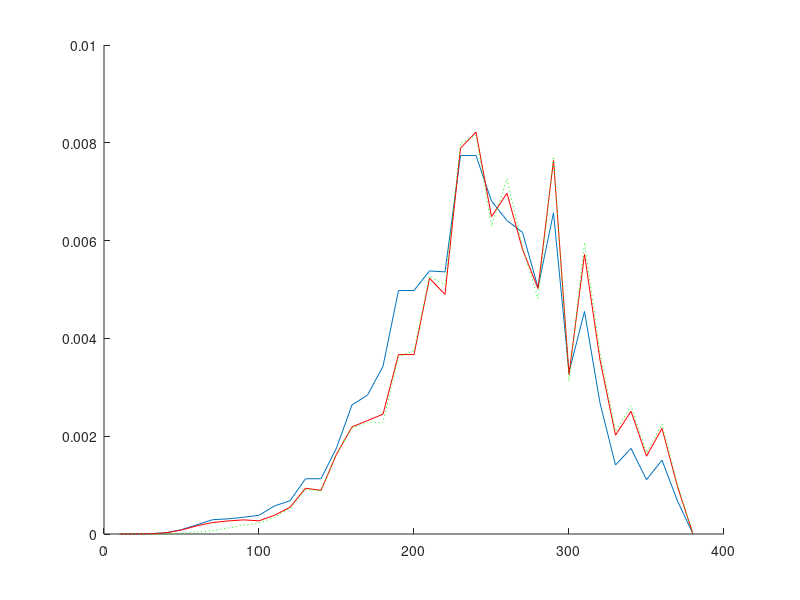

Here is the MATLAB script that generated this plot:
 clear fqdokkarm
 % ====================================================
 % Input filename: PROBE8.dat
 % ====================================================
 % Plot1 = 1950.0; Plot2 = 1800.0; Gdok = 0.583; Gm = 0.207;
 % Nfr =  3; JZ = 1; Cycles =  1; N =     20; GSV = 2;
 Gfr = [0.103E-01 0.504E+00 0.486E+00  ];
 Dfr = [0.100E-04 0.500E-04 0.113E-03 0.180E-03 0.160E-03 0.315E-03 ];
 %_____________________________________________________
  Dmin =          10 ; % mkm
  Di =          10 ; % mkm
  Dj =          10 ; % mkm
 % Nkarm/Nmkm(min, max) = [   3.000000       100.0000     ];
 % k5 =  0.2500000     ;
 % Statistical significance P(alpha)=  0.000000000000000E+000 ;
 % eps =  5.0000001E-02 ;
 % Calculation variant =           0 ;
 % P(karm-in-karm) coef =   8.200000     ;
 % P(karm-in-MKM) coef =   7.730000     ;
 % Zok* =  0.0000000E+00 ;
 % Fractions used to form pockets:
 sfr = [0.100E+01 0.100E+01 0.000E+00  ];
 
 
 % ====================================================
 %				Calculation	Results                  
 % ====================================================
 
 % Cycles:           1
 % Total basic particles number:
 Nbase =          20 +          20 ;
 % Total defined pockets number:
 Nkarm =                  2500 ;
 % Total calls of random generator:
 NFX =                   399 ;  NFY =                 17906 ;
 NFQ =                   109 ;  NFW =                  1638 ;
 % Accuracy of random numbers modeling :
 epsx(1)=  4.1413009E-02 ; epsx(2)=  4.0232837E-02 ; epsx(3)=  9.2208385E-04 ;
 epsx(4)=  8.4173679E-04 ; epsx(5)=  6.5205514E-02 ; epsx(6)=  1.7599523E-02 ;
 
 %_______________Local structure analysis______________
 % Medium coef [(Lij/Ddok)+1]:   2.624473     ;
 % Medium number of bridges:   4.150000    
 % Medium ratio between number of pockets and bridges :   12.13294    
 % Medium fraction of paricles number in jammed pack:  4.3351367E-02
 % Medium number of conditions breakings:
 %    1) Dok > Dmax      :  0.0000000E+00
 %    2) Dok < Dmin      :  0.0000000E+00
 %    3) Dbase < 0.5Dok  :   6.150000    
 %    4) Dbase > 2.0Dok  :   357.0750    
 %    5) l > 4.7Dbase    :   2.400000    
 %    6) Nkarm = 0       :  0.0000000E+00
 %    7) Nmkm < 2        :  0.2500000    
 %    8) Nkarm/Nmkm < min:  5.0000001E-02
 %    9) Nkarm/Nmkm > max:  0.1000000    
 
 %___________________Dok parameters____________________
 % Mass-medium diameter of all Dok particles, mkm:
 Dok43a =  189.57; %(analytical calculation, all particles)
 Dok43all = [ 191.83  191.90]; %(all particles, 2 variants)
 Dok43(1) =  143.35; %(basic only)
 Dok43(2) =  144.22; %(surrounding only)
 % Accuracy of all Dok particles sizes modeling:
 epsalldok =  1.1910738E-02 ;
 % Accuracy of basic and surrounding Dok particles sizes modeling:
 epsdok(1) =  7.2440825E-02 ; epsdok(2) =  1.0610709E-02 ;
 Ddok_max =  315.00; %(maximum size of all particles)
 % Standard deviation of all Dok particles, mkm:
 Dok43sd =   58.87; %(analytical calculation, all particles)
 % Accuracy of Dok fractions distribution function modeling:
 epsdokfr = [0.960E-04 0.659E-02 0.233E-01  ];
 % Total fraction of homogenized oxidizer:
 fineoxy_fr =  0.4860000     ;
 
 %________________Pockets parameters___________________
 % Accuracy of pockets distribution function modeling:
 epsfkarm =  0.1231227     ;
 % Accuracy of pockets distribution moments determination (4-th and 3-th):
 epsmkarm(1)=  9.6535206E-02 ; epsmkarm(2)=  7.6420940E-02 ;
 % Mass-medium size of pockets (var. #1), mkm:
 Dkarm43(1) =  236.03;
 % Mass-medium size of pockets (var. #2)and standard deviation, mkm:
 Dkarm43(2) =  236.11; Dkarm43sd =   57.65; %( 0.244 relative)
 % Cor. mass-medium size of pockets and standard deviation (cor. var. #1), mkm:
 Dkarm43_cor(1) =  245.17; Dkarm43sd_cor(1) =  57.95; %( 0.236 relative)
 % Cor. mass-medium size of pockets and standard deviation (cor. var. #2), mkm:
 Dkarm43_cor(2) =  247.14; Dkarm43sd_cor(2) =  56.22; %( 0.227 relative)
 % Medium size of pockets, mkm:
 Dkarm10 =  143.56;
 % Cor. medium size of pockets (cor. var. #1), mkm:
 Dkarm10_cor =  149.68;
 
 % <Zkarm>
 % Mass fraction of pockets in <binder-metal> composition (not corrected):
 Zkarm =   0.7989844      ;
 % Cor. (var. #1, #2) mass fraction of pockets  in <binder-metal> composition:
 Zkarm_cor = [  0.7989844      0.8034456      ];
 
 % <Agglomerates>
 % Pocket to Agglomerate size coefficient:
 da_coef =   0.6363022     ;
 % Mass medium size of agglomerates (normal var. #1,2  and cor. var. #1,2):
 Dagg43(1) =  150.18;
 Dagg43(2) =  150.24;
 Dagg43_cor(1) =  156.01;
 Dagg43_cor(2) =  157.26;
 
 %___________Interpocket bridges parameters____________
 % Medium MKM/Dok size between Dok particles:
 Dqmkm1 = 0.1690;
 % Medium MKM/Dol size between pockets:
 Dqmkm2 = 0.5831;
 
 
 %__________________Functions__________________________
 
 % <Dok>
 % Mass density distribution function of all dok <particles> sizes (step = 10mkm)
 fmdok = [0.000E+00 0.251E-03 0.252E-03 0.254E-03 0.256E-03 0.000E+00...
          0.000E+00 0.000E+00 0.000E+00 0.000E+00 0.000E+00 0.509E-02...
          0.728E-02 0.735E-02 0.752E-02 0.718E-02 0.980E-02 0.112E-01...
          0.288E-02 0.295E-02 0.350E-02 0.289E-02 0.333E-02 0.303E-02...
          0.320E-02 0.365E-02 0.219E-02 0.258E-02 0.470E-02 0.260E-02...
          0.393E-02 0.215E-02 0.000E+00  ];
 
 % <Pockets>
 % Mass density distribution function of <pocket>sizes (step = 10mkm):
 fmkarm = [0.669E-07 0.107E-05 0.775E-05 0.245E-04 0.885E-04 0.188E-03...
           0.292E-03 0.310E-03 0.342E-03 0.384E-03 0.574E-03 0.680E-03...
           0.113E-02 0.113E-02 0.176E-02 0.264E-02 0.284E-02 0.343E-02...
           0.498E-02 0.498E-02 0.538E-02 0.536E-02 0.774E-02 0.774E-02...
           0.681E-02 0.641E-02 0.617E-02 0.504E-02 0.657E-02 0.331E-02...
           0.455E-02 0.268E-02 0.141E-02 0.175E-02 0.111E-02 0.151E-02...
           0.675E-03 0.000E+00  ];
 % Cor. mass density distribution function of <pocket> sizes (step = 10mkm)(cor. var #1):
 fmkarm_cor = [0.679E-07 0.781E-06 0.582E-05 0.242E-04 0.817E-04 0.168E-03...
               0.234E-03 0.267E-03 0.289E-03 0.270E-03 0.383E-03 0.547E-03...
               0.936E-03 0.893E-03 0.163E-02 0.219E-02 0.232E-02 0.245E-02...
               0.367E-02 0.367E-02 0.523E-02 0.490E-02 0.789E-02 0.822E-02...
               0.649E-02 0.697E-02 0.582E-02 0.502E-02 0.764E-02 0.326E-02...
               0.572E-02 0.356E-02 0.202E-02 0.251E-02 0.159E-02 0.216E-02...
               0.969E-03 0.000E+00  ];
 % Cor. mass density distribution function of  <pocket> sizes (step = 10mkm)(cor. var#2):
 fmkarm_cor2 = [0.000E+00 0.000E+00 0.000E+00 0.106E-05 0.196E-04 0.415E-04...
                0.673E-04 0.123E-03 0.181E-03 0.224E-03 0.339E-03 0.524E-03...
                0.914E-03 0.880E-03 0.164E-02 0.217E-02 0.228E-02 0.228E-02...
                0.363E-02 0.375E-02 0.527E-02 0.510E-02 0.799E-02 0.816E-02...
                0.630E-02 0.726E-02 0.587E-02 0.482E-02 0.771E-02 0.314E-02...
                0.596E-02 0.370E-02 0.210E-02 0.262E-02 0.166E-02 0.225E-02...
                0.101E-02 0.000E+00  ];
 % Numeric density distribution function of  <pocket> sizes (step = 10mkm):
 fqkarm = [0.720E-03 0.164E-02 0.256E-02 0.320E-02 0.556E-02 0.668E-02...
           0.628E-02 0.440E-02 0.328E-02 0.264E-02 0.296E-02 0.264E-02...
           0.340E-02 0.272E-02 0.336E-02 0.420E-02 0.372E-02 0.376E-02...
           0.464E-02 0.396E-02 0.368E-02 0.320E-02 0.400E-02 0.352E-02...
           0.272E-02 0.228E-02 0.196E-02 0.144E-02 0.168E-02 0.760E-03...
           0.960E-03 0.520E-03 0.240E-03 0.280E-03 0.160E-03 0.200E-03...
           0.800E-04 0.000E+00  ];
 % Cor. numeric density distribution function of <pocket> sizes (step = 10mkm)(cor. var #1):
 fqkarm_cor = [0.719E-03 0.144E-02 0.229E-02 0.353E-02 0.582E-02 0.680E-02...
               0.569E-02 0.431E-02 0.320E-02 0.209E-02 0.229E-02 0.242E-02...
               0.320E-02 0.242E-02 0.353E-02 0.399E-02 0.346E-02 0.307E-02...
               0.386E-02 0.333E-02 0.405E-02 0.333E-02 0.464E-02 0.425E-02...
               0.294E-02 0.281E-02 0.209E-02 0.163E-02 0.222E-02 0.850E-03...
               0.137E-02 0.784E-03 0.392E-03 0.458E-03 0.261E-03 0.327E-03...
               0.131E-03 0.000E+00  ];
 
 % <MKM/Dok>
 % Density distribution function of MKM/Dok between Dok particles (step = 0.01)
 fqmkm1 = [0.000E+00 0.000E+00 0.159E-01 0.000E+00 0.000E+00 0.000E+00...
           0.000E+00 0.000E+00 0.000E+00 0.159E-01 0.000E+00 0.000E+00...
           0.000E+00 0.000E+00 0.000E+00 0.000E+00 0.159E-01 0.000E+00...
           0.000E+00 0.000E+00 0.000E+00 0.000E+00 0.000E+00 0.000E+00...
           0.000E+00 0.159E-01 0.159E-01 0.000E+00 0.000E+00 0.000E+00...
           0.000E+00 0.000E+00 0.000E+00 0.000E+00 0.159E-01 0.000E+00...
           0.000E+00 0.000E+00 0.000E+00 0.000E+00 0.159E-01 0.000E+00...
           0.000E+00 0.000E+00 0.159E-01 0.000E+00 0.000E+00 0.000E+00...
           0.000E+00 0.000E+00 0.000E+00 0.000E+00 0.000E+00 0.000E+00...
           0.000E+00 0.000E+00 0.159E-01 0.000E+00 0.000E+00 0.000E+00...
           0.000E+00 0.000E+00 0.000E+00 0.000E+00 0.000E+00 0.000E+00...
           0.000E+00 0.000E+00 0.000E+00 0.000E+00 0.000E+00 0.000E+00...
           0.000E+00 0.000E+00 0.000E+00 0.000E+00 0.000E+00 0.000E+00...
           0.317E-01 0.000E+00 0.000E+00 0.000E+00 0.000E+00 0.159E-01...
           0.000E+00 0.000E+00 0.000E+00 0.000E+00 0.000E+00 0.000E+00...
           0.000E+00 0.000E+00 0.000E+00 0.000E+00 0.159E-01 0.000E+00...
           0.000E+00 0.000E+00 0.000E+00 0.000E+00 0.000E+00 0.000E+00...
           0.000E+00 0.159E-01 0.159E-01 0.000E+00 0.000E+00 0.159E-01...
           0.000E+00 0.000E+00 0.000E+00 0.159E-01 0.159E-01 0.000E+00...
           0.000E+00 0.000E+00 0.000E+00 0.000E+00 0.000E+00 0.000E+00...
           0.000E+00 0.000E+00 0.000E+00 0.000E+00 0.000E+00 0.000E+00...
           0.000E+00 0.159E-01 0.159E-01 0.000E+00 0.000E+00 0.000E+00...
           0.000E+00 0.000E+00 0.000E+00 0.000E+00 0.000E+00 0.159E-01...
           0.000E+00 0.000E+00 0.000E+00 0.000E+00 0.000E+00 0.000E+00...
           0.000E+00 0.159E-01 0.000E+00 0.000E+00 0.000E+00 0.000E+00...
           0.000E+00 0.000E+00 0.000E+00 0.000E+00 0.000E+00 0.000E+00...
           0.000E+00 0.000E+00 0.000E+00 0.159E-01 0.000E+00 0.000E+00...
           0.159E-01 0.159E-01 0.000E+00 0.000E+00 0.000E+00 0.000E+00...
           0.000E+00 0.159E-01 0.000E+00 0.317E-01 0.000E+00 0.000E+00...
           0.159E-01 0.000E+00 0.000E+00 0.000E+00 0.159E-01 0.000E+00...
           0.000E+00 0.000E+00 0.000E+00 0.000E+00 0.000E+00 0.000E+00...
           0.000E+00 0.000E+00 0.000E+00 0.159E-01 0.000E+00 0.000E+00...
           0.000E+00 0.000E+00 0.000E+00 0.000E+00 0.159E-01 0.000E+00...
           0.000E+00 0.000E+00 0.159E-01 0.159E-01 0.000E+00 0.000E+00...
           0.000E+00 0.159E-01 0.159E-01 0.159E-01 0.000E+00 0.000E+00...
           0.159E-01 0.000E+00 0.000E+00 0.159E-01 0.000E+00 0.317E-01...
           0.159E-01 0.159E-01 0.000E+00 0.000E+00 0.000E+00 0.000E+00...
           0.159E-01 0.159E-01 0.159E-01 0.000E+00 0.000E+00 0.000E+00...
           0.000E+00 0.000E+00 0.000E+00 0.000E+00 0.000E+00 0.159E-01...
           0.159E-01 0.000E+00 0.000E+00 0.159E-01 0.000E+00 0.000E+00...
           0.000E+00 0.000E+00 0.000E+00 0.159E-01 0.000E+00 0.159E-01...
           0.159E-01 0.159E-01 0.159E-01 0.159E-01 0.159E-01 0.317E-01...
           0.159E-01 0.000E+00 0.000E+00 0.000E+00 0.000E+00 0.000E+00...
           0.000E+00 0.000E+00 0.159E-01 0.000E+00 0.000E+00 0.000E+00...
           0.159E-01 0.000E+00 0.000E+00 0.000E+00 0.000E+00 0.317E-01...
           0.000E+00 0.000E+00  ];
 % Density distribution function of MKM/Dok between pockets (step = 0.01)
 fqmkm2 = [0.926E-02 0.000E+00 0.000E+00 0.000E+00 0.000E+00 0.000E+00...
           0.000E+00 0.000E+00 0.000E+00 0.000E+00 0.000E+00 0.000E+00...
           0.000E+00 0.000E+00 0.000E+00 0.000E+00 0.000E+00 0.926E-02...
           0.000E+00 0.000E+00 0.926E-02 0.000E+00 0.926E-02 0.926E-02...
           0.926E-02 0.000E+00 0.926E-02 0.926E-02 0.926E-02 0.926E-02...
           0.000E+00 0.185E-01 0.000E+00 0.000E+00 0.000E+00 0.000E+00...
           0.926E-02 0.000E+00 0.185E-01 0.926E-02 0.000E+00 0.926E-02...
           0.926E-02 0.000E+00 0.926E-02 0.000E+00 0.185E-01 0.926E-02...
           0.185E-01 0.926E-02 0.926E-02 0.185E-01 0.278E-01 0.278E-01...
           0.185E-01 0.926E-02 0.185E-01 0.185E-01 0.185E-01 0.370E-01...
           0.463E-01 0.463E-01 0.185E-01 0.370E-01 0.463E-01 0.185E-01...
           0.370E-01 0.000E+00 0.185E-01 0.185E-01 0.278E-01 0.741E-01...
           0.370E-01 0.926E-02 0.926E-02 0.278E-01 0.278E-01 0.926E-02...
           0.000E+00 0.926E-02 0.926E-02 0.278E-01 0.926E-02 0.000E+00...
           0.000E+00  ];
 
 % <Local structure analysis>
 % Coefficient [(Lij/Ddok)+1] distribution (step = 0.01):
 coef = [0.000E+00 0.000E+00 0.000E+00 0.000E+00 0.000E+00 0.000E+00...
         0.000E+00 0.000E+00 0.000E+00 0.000E+00 0.000E+00 0.000E+00...
         0.000E+00 0.000E+00 0.000E+00 0.000E+00 0.000E+00 0.000E+00...
         0.000E+00 0.000E+00 0.000E+00 0.000E+00 0.000E+00 0.000E+00...
         0.000E+00 0.000E+00 0.000E+00 0.000E+00 0.000E+00 0.000E+00...
         0.000E+00 0.000E+00 0.000E+00 0.000E+00 0.000E+00 0.000E+00...
         0.000E+00 0.000E+00 0.000E+00 0.000E+00 0.000E+00 0.000E+00...
         0.000E+00 0.000E+00 0.000E+00 0.000E+00 0.000E+00 0.000E+00...
         0.000E+00 0.000E+00 0.713E-03 0.000E+00 0.357E-03 0.000E+00...
         0.000E+00 0.357E-03 0.000E+00 0.357E-03 0.000E+00 0.000E+00...
         0.000E+00 0.713E-03 0.357E-03 0.357E-03 0.357E-03 0.357E-03...
         0.357E-03 0.357E-03 0.357E-03 0.357E-03 0.107E-02 0.107E-02...
         0.000E+00 0.713E-03 0.357E-03 0.357E-03 0.107E-02 0.000E+00...
         0.178E-02 0.713E-03 0.107E-02 0.713E-03 0.357E-03 0.713E-03...
         0.107E-02 0.357E-03 0.357E-03 0.000E+00 0.357E-03 0.357E-03...
         0.107E-02 0.107E-02 0.357E-03 0.000E+00 0.250E-02 0.143E-02...
         0.214E-02 0.107E-02 0.178E-02 0.357E-03 0.178E-02 0.107E-02...
         0.713E-03 0.713E-03 0.107E-02 0.178E-02 0.357E-03 0.214E-02...
         0.357E-03 0.713E-03 0.250E-02 0.214E-02 0.143E-02 0.713E-03...
         0.250E-02 0.178E-02 0.250E-02 0.178E-02 0.143E-02 0.713E-03...
         0.214E-02 0.321E-02 0.250E-02 0.178E-02 0.285E-02 0.285E-02...
         0.143E-02 0.214E-02 0.357E-02 0.250E-02 0.178E-02 0.357E-03...
         0.321E-02 0.107E-02 0.250E-02 0.321E-02 0.178E-02 0.428E-02...
         0.357E-02 0.392E-02 0.463E-02 0.285E-02 0.178E-02 0.285E-02...
         0.321E-02 0.392E-02 0.178E-02 0.143E-02 0.392E-02 0.285E-02...
         0.321E-02 0.214E-02 0.214E-02 0.321E-02 0.143E-02 0.285E-02...
         0.250E-02 0.178E-02 0.214E-02 0.285E-02 0.428E-02 0.250E-02...
         0.428E-02 0.677E-02 0.428E-02 0.285E-02 0.392E-02 0.642E-02...
         0.321E-02 0.321E-02 0.357E-02 0.357E-02 0.392E-02 0.463E-02...
         0.535E-02 0.250E-02 0.392E-02 0.250E-02 0.178E-02 0.285E-02...
         0.143E-02 0.463E-02 0.463E-02 0.570E-02 0.856E-02 0.677E-02...
         0.677E-02 0.606E-02 0.285E-02 0.570E-02 0.357E-02 0.321E-02...
         0.321E-02 0.570E-02 0.428E-02 0.392E-02 0.499E-02 0.463E-02...
         0.392E-02 0.499E-02 0.499E-02 0.392E-02 0.606E-02 0.677E-02...
         0.749E-02 0.606E-02 0.784E-02 0.499E-02 0.606E-02 0.357E-02...
         0.570E-02 0.606E-02 0.749E-02 0.428E-02 0.463E-02 0.392E-02...
         0.428E-02 0.642E-02 0.570E-02 0.642E-02 0.677E-02 0.499E-02...
         0.357E-02 0.428E-02 0.713E-02 0.713E-02 0.499E-02 0.463E-02...
         0.463E-02 0.392E-02 0.463E-02 0.463E-02 0.820E-02 0.606E-02...
         0.428E-02 0.499E-02 0.250E-02 0.642E-02 0.428E-02 0.214E-02...
         0.570E-02 0.428E-02 0.570E-02 0.463E-02 0.321E-02 0.285E-02...
         0.606E-02 0.178E-02 0.463E-02 0.357E-02 0.357E-02 0.463E-02...
         0.642E-02 0.357E-02 0.535E-02 0.428E-02 0.357E-02 0.428E-02...
         0.321E-02 0.250E-02 0.392E-02 0.357E-02 0.321E-02 0.499E-02...
         0.535E-02 0.428E-02 0.428E-02 0.463E-02 0.214E-02 0.535E-02...
         0.428E-02 0.285E-02 0.463E-02 0.499E-02 0.143E-02 0.321E-02...
         0.357E-02 0.535E-02 0.321E-02 0.357E-02 0.285E-02 0.178E-02...
         0.178E-02 0.143E-02 0.250E-02 0.357E-02 0.214E-02 0.250E-02...
         0.285E-02 0.214E-02 0.178E-02 0.285E-02 0.143E-02 0.713E-03...
         0.214E-02 0.321E-02 0.107E-02 0.250E-02 0.285E-02 0.357E-02...
         0.214E-02 0.713E-03 0.321E-02 0.357E-02 0.285E-02 0.713E-03...
         0.357E-02 0.285E-02 0.107E-02 0.107E-02 0.143E-02 0.107E-02...
         0.143E-02 0.107E-02 0.713E-03 0.357E-03 0.178E-02 0.250E-02...
         0.143E-02 0.178E-02 0.143E-02 0.143E-02 0.713E-03 0.143E-02...
         0.713E-03 0.357E-03 0.713E-03 0.713E-03 0.000E+00 0.713E-03...
         0.357E-03 0.713E-03 0.143E-02 0.000E+00 0.143E-02 0.713E-03...
         0.713E-03 0.143E-02 0.107E-02 0.357E-03 0.713E-03 0.107E-02...
         0.107E-02 0.178E-02 0.713E-03 0.107E-02 0.000E+00 0.143E-02...
         0.000E+00 0.357E-03 0.143E-02 0.357E-03 0.107E-02 0.357E-03...
         0.713E-03 0.178E-02 0.107E-02 0.713E-03 0.178E-02 0.107E-02...
         0.357E-03 0.107E-02 0.107E-02 0.713E-03 0.713E-03 0.713E-03...
         0.713E-03 0.178E-02 0.357E-03 0.357E-03 0.143E-02 0.107E-02...
         0.178E-02 0.713E-03 0.357E-03 0.357E-03 0.357E-03 0.713E-03...
         0.107E-02 0.214E-02 0.713E-03 0.107E-02 0.107E-02 0.357E-03...
         0.713E-03 0.713E-03 0.357E-03 0.713E-03 0.357E-03 0.107E-02...
         0.000E+00 0.000E+00 0.357E-03 0.713E-03 0.143E-02 0.000E+00...
         0.107E-02 0.713E-03 0.713E-03 0.357E-03 0.357E-03 0.107E-02...
         0.357E-03 0.357E-03 0.178E-02 0.357E-03 0.107E-02 0.713E-03...
         0.000E+00 0.000E+00 0.107E-02 0.357E-03 0.713E-03 0.713E-03...
         0.107E-02 0.713E-03 0.143E-02 0.357E-03 0.250E-02 0.357E-03...
         0.357E-03 0.000E+00 0.000E+00 0.143E-02 0.357E-03 0.713E-03...
         0.107E-02 0.107E-02 0.000E+00 0.357E-03 0.214E-02 0.107E-02...
         0.000E+00 0.000E+00 0.713E-03 0.107E-02 0.713E-03 0.713E-03...
         0.178E-02 0.713E-03 0.107E-02 0.357E-03 0.143E-02 0.000E+00...
         0.107E-02 0.107E-02 0.357E-03 0.357E-03 0.713E-03 0.713E-03...
         0.107E-02 0.713E-03 0.713E-03 0.713E-03 0.357E-03 0.713E-03...
         0.713E-03 0.357E-03 0.357E-03 0.357E-03 0.357E-03 0.357E-03...
         0.713E-03 0.713E-03 0.107E-02 0.713E-03 0.107E-02 0.143E-02...
         0.713E-03 0.713E-03 0.713E-03 0.357E-03 0.713E-03 0.713E-03...
         0.357E-03 0.357E-03 0.143E-02 0.357E-03 0.357E-03 0.107E-02...
         0.000E+00 0.143E-02 0.357E-03 0.107E-02 0.713E-03 0.713E-03...
         0.357E-03 0.357E-03 0.107E-02 0.143E-02 0.357E-03 0.357E-03...
         0.713E-03 0.250E-02 0.713E-03 0.357E-03 0.107E-02 0.143E-02...
         0.357E-03 0.107E-02 0.000E+00 0.107E-02 0.178E-02 0.357E-03...
         0.000E+00 0.107E-02 0.107E-02 0.357E-03 0.713E-03 0.000E+00...
         0.357E-03 0.713E-03 0.713E-03 0.713E-03 0.713E-03 0.000E+00...
         0.107E-02 0.713E-03 0.357E-03 0.713E-03 0.107E-02 0.357E-03...
         0.713E-03 0.000E+00 0.713E-03 0.357E-03 0.357E-03 0.357E-03...
         0.107E-02 0.357E-03 0.713E-03 0.000E+00 0.357E-03 0.713E-03...
         0.357E-03 0.107E-02 0.107E-02 0.000E+00 0.713E-03 0.000E+00...
         0.357E-03 0.713E-03 0.000E+00 0.000E+00 0.713E-03 0.357E-03...
         0.713E-03 0.357E-03 0.357E-03 0.357E-03 0.357E-03 0.357E-03...
         0.357E-03 0.357E-03 0.357E-03 0.713E-03 0.357E-03 0.713E-03...
         0.107E-02 0.713E-03 0.357E-03 0.000E+00 0.713E-03 0.713E-03...
         0.000E+00 0.357E-03 0.107E-02 0.713E-03 0.107E-02 0.000E+00...
         0.713E-03 0.713E-03 0.357E-03 0.713E-03 0.713E-03 0.357E-03...
         0.357E-03 0.357E-03 0.000E+00 0.357E-03 0.357E-03 0.107E-02...
         0.000E+00 0.357E-03 0.357E-03 0.357E-03 0.357E-03 0.357E-03...
         0.357E-03 0.357E-03 0.000E+00 0.713E-03 0.000E+00 0.000E+00...
         0.000E+00 0.713E-03 0.357E-03 0.000E+00 0.713E-03 0.000E+00...
         0.000E+00 0.357E-03 0.000E+00 0.357E-03 0.000E+00 0.357E-03...
         0.357E-03 0.000E+00 0.713E-03 0.000E+00 0.357E-03 0.000E+00...
         0.713E-03 0.000E+00 0.357E-03 0.000E+00 0.000E+00 0.000E+00...
         0.357E-03 0.357E-03 0.713E-03 0.000E+00 0.000E+00 0.000E+00...
         0.357E-03 0.357E-03 0.357E-03 0.107E-02 0.357E-03 0.357E-03...
         0.000E+00 0.000E+00 0.000E+00 0.000E+00 0.000E+00 0.357E-03...
         0.000E+00 0.357E-03 0.357E-03 0.000E+00 0.000E+00 0.000E+00...
         0.357E-03 0.000E+00 0.000E+00 0.000E+00 0.357E-03 0.357E-03...
         0.000E+00 0.357E-03 0.000E+00 0.000E+00 0.000E+00 0.000E+00...
         0.000E+00 0.000E+00 0.000E+00 0.000E+00 0.000E+00 0.713E-03...
         0.000E+00 0.000E+00 0.000E+00 0.357E-03 0.357E-03 0.107E-02...
         0.000E+00 0.000E+00 0.000E+00 0.000E+00 0.000E+00 0.000E+00...
         0.713E-03 0.000E+00 0.357E-03 0.000E+00 0.357E-03 0.000E+00...
         0.000E+00 0.357E-03 0.000E+00 0.000E+00 0.000E+00 0.000E+00...
         0.357E-03 0.000E+00 0.000E+00 0.357E-03 0.000E+00 0.000E+00...
         0.357E-03 0.357E-03 0.000E+00 0.713E-03 0.000E+00 0.000E+00...
         0.000E+00 0.000E+00 0.357E-03 0.000E+00 0.000E+00 0.000E+00...
         0.000E+00 0.357E-03 0.000E+00 0.000E+00 0.000E+00 0.000E+00...
         0.000E+00 0.000E+00 0.357E-03 0.000E+00 0.000E+00 0.357E-03...
         0.000E+00 0.000E+00 0.000E+00 0.000E+00 0.000E+00 0.000E+00...
         0.000E+00 0.000E+00 0.713E-03 0.000E+00 0.000E+00 0.000E+00...
         0.000E+00 0.000E+00 0.000E+00 0.000E+00 0.000E+00 0.000E+00...
         0.000E+00 0.000E+00 0.000E+00 0.357E-03 0.000E+00 0.000E+00...
         0.357E-03 0.000E+00 0.000E+00 0.000E+00 0.000E+00 0.000E+00...
         0.357E-03 0.000E+00 0.000E+00 0.000E+00 0.000E+00 0.000E+00...
         0.357E-03 0.000E+00 0.000E+00 0.000E+00 0.000E+00 0.000E+00...
         0.000E+00 0.000E+00 0.000E+00 0.357E-03 0.000E+00 0.000E+00...
         0.000E+00 0.357E-03 0.000E+00 0.000E+00 0.000E+00 0.000E+00...
         0.000E+00 0.000E+00 0.000E+00 0.000E+00 0.000E+00 0.000E+00...
         0.000E+00 0.000E+00 0.357E-03 0.000E+00 0.000E+00 0.000E+00...
         0.000E+00 0.357E-03 0.000E+00 0.000E+00 0.000E+00 0.357E-03...
         0.000E+00 0.357E-03 0.000E+00 0.000E+00 0.357E-03 0.000E+00...
         0.000E+00 0.000E+00 0.000E+00 0.000E+00 0.000E+00 0.000E+00...
         0.000E+00 0.000E+00 0.000E+00 0.000E+00 0.000E+00 0.000E+00...
         0.000E+00 0.000E+00 0.000E+00 0.000E+00 0.000E+00 0.000E+00...
         0.000E+00 0.000E+00 0.000E+00 0.000E+00 0.000E+00 0.000E+00...
         0.000E+00 0.000E+00 0.000E+00 0.000E+00 0.000E+00 0.000E+00...
         0.000E+00 0.000E+00 0.000E+00 0.000E+00 0.000E+00 0.000E+00...
         0.000E+00 0.000E+00 0.000E+00 0.000E+00 0.000E+00 0.000E+00...
         0.000E+00 0.000E+00 0.000E+00 0.000E+00 0.000E+00 0.000E+00...
         0.000E+00 0.000E+00 0.000E+00 0.000E+00 0.000E+00 0.000E+00...
         0.000E+00 0.000E+00 0.000E+00 0.000E+00 0.000E+00 0.000E+00...
         0.000E+00 0.000E+00 0.000E+00 0.000E+00 0.000E+00 0.000E+00...
         0.000E+00 0.000E+00 0.000E+00 0.000E+00 0.000E+00 0.000E+00...
         0.000E+00 0.000E+00 0.000E+00 0.000E+00 0.000E+00 0.000E+00...
         0.000E+00 0.000E+00 0.000E+00 0.000E+00 0.000E+00 0.000E+00...
         0.000E+00 0.000E+00 0.000E+00 0.000E+00 0.000E+00 0.000E+00...
         0.000E+00 0.000E+00 0.357E-03 0.000E+00 0.000E+00  ];
 % Distribution of P[pocket-in-pocket] on basicDok particles sizes:
 pdoksmall = [0.569E-38 0.569E-38 0.634E-02 0.114E-01 0.160E-01 0.203E-01...
              0.245E-01 0.285E-01 0.326E-01 0.366E-01 0.366E-01 0.366E-01...
              0.366E-01 0.366E-01 0.366E-01 0.366E-01 0.366E-01 0.366E-01...
              0.366E-01 0.366E-01 0.366E-01 0.366E-01 0.159E+00 0.286E+00...
              0.451E+00 0.596E+00 0.725E+00 0.839E+00 0.941E+00 0.103E+01...
              0.111E+01 0.118E+01  ];
 
 % <Conditional DOK>
 % Pockets categories sizes (mkm):
 Dkarmcat = [0.370E+03  ];
 % Dependency of mass-medium Dok particles sizes on pockets categories:
 dokkarm43 = [0.154E+03  ];
 % Dependency of medium Dok particles sizes on pockets categories:
 dokkarm10 = [0.115E+03  ];
 % Numeric density distribution functions of  particles on pockets categories:
 % Dkarm =    370 mkm
 fqdokkarm(  1,:) = [0.000E+00 0.157E-01 0.798E-02 0.205E-02 0.395E-03 0.000E+00...
                     0.000E+00 0.000E+00 0.000E+00 0.000E+00 0.000E+00 0.269E-02...
                     0.102E-01 0.111E-01 0.152E-01 0.135E-01 0.104E-01 0.109E-01...
                     0.000E+00 0.000E+00 0.000E+00 0.000E+00 0.000E+00 0.000E+00...
                     0.000E+00 0.000E+00 0.000E+00 0.000E+00 0.000E+00 0.000E+00...
                     0.000E+00 0.000E+00 0.000E+00  ];
 
 % Calculation time:  0 :  0 :  0
 % __________________________
 hold on
 plot(Di:Di:Di*size(fmkarm,2),fmkarm)
 plot(Di:Di:Di*size(fmkarm_cor,2),fmkarm_cor,'r')
 plot(Di:Di:Di*size(fmkarm_cor2,2),fmkarm_cor2,'g:')
